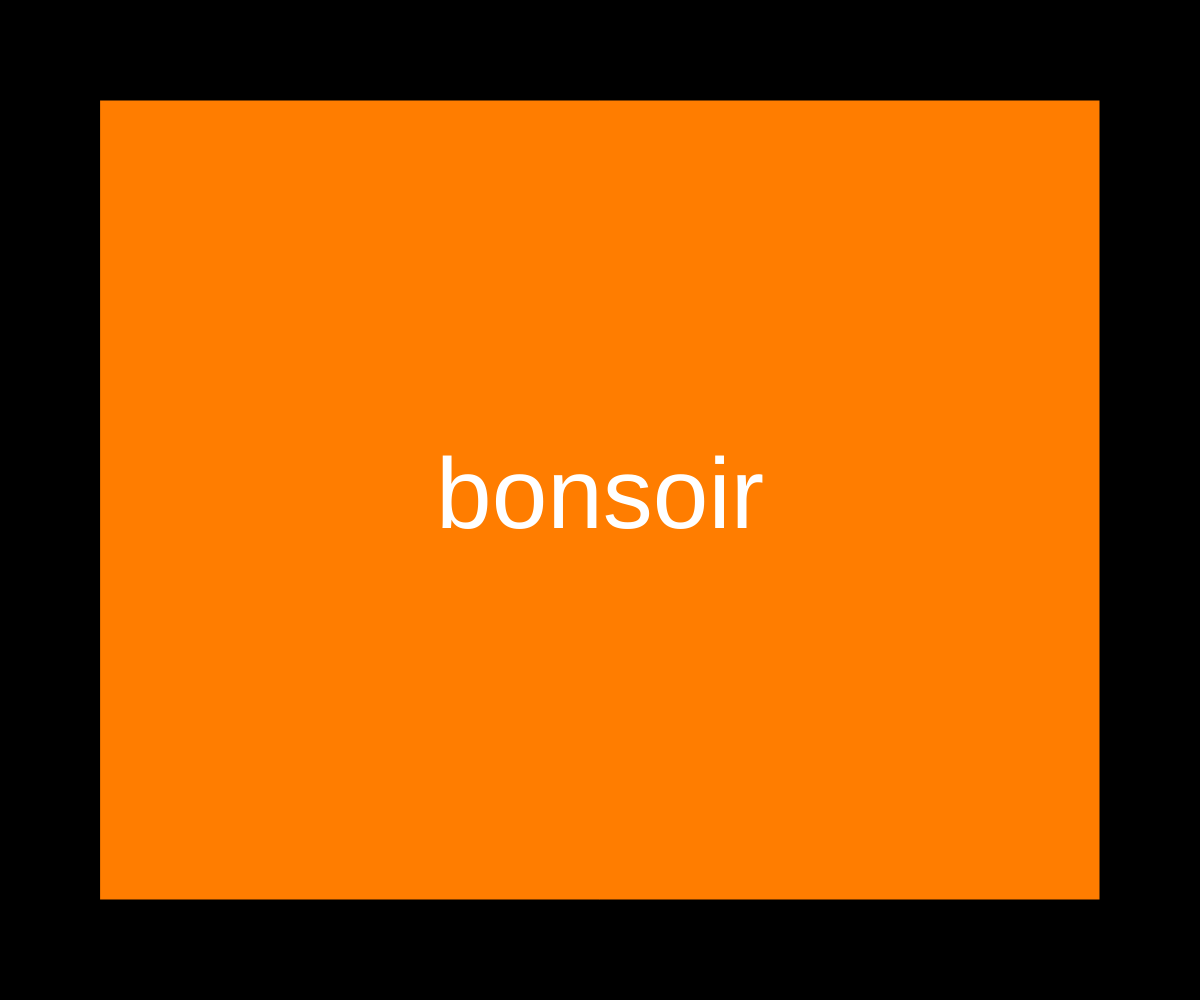
Frame 1 (no input)
Frame 60 (no input): identical to frame 1, image omitted
Frame 120 (the mouse pressed at the canvas centre since frame 60): identical to frame 1, image omitted

The p5.js sketch that drew this single still picture (run headless with seeded random() and noise() and a simulated clock; from frame 60 on, the mouse is pressed at the canvas centre):

// p5.js sketch
// ── sketch.js
function setup() {
    createCanvas(windowWidth, windowHeight);
    background(0);
    
}

function draw() { 

background(0);
    fill(255,125,0);
    rect (100, 
          100,
          width - 2 * 100,
          height - 2 * 100);
    
    fill (255, 255, 255)
    textAlign(CENTER, CENTER);
    textSize(100);
    text("bonsoir", width/2, height/2); 
    
}

function windowResized(){
    resizeCanvas(windowWidth, windowHeight);
    
}
